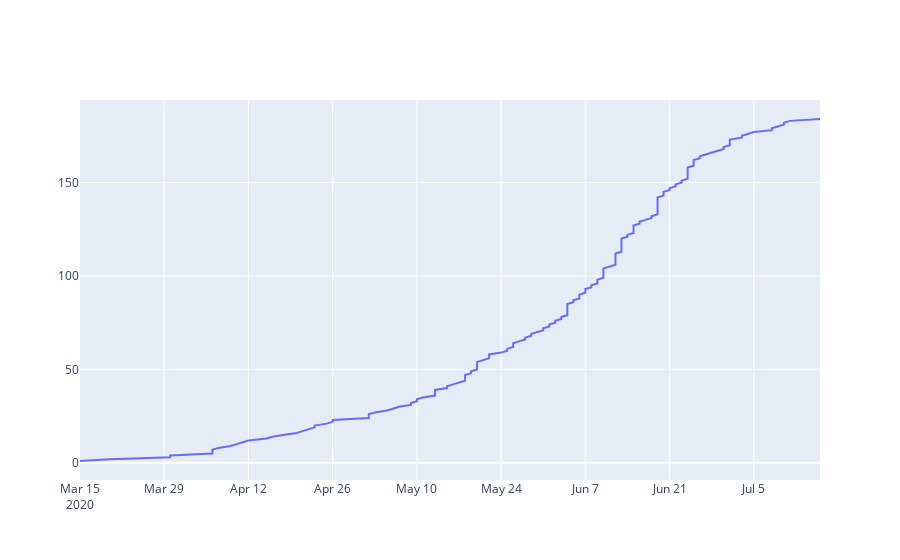

The notebook cell saved with this chart:
### Code cell
trace = go.Scatter(x = data_ses_Miguel_Pereira['dt_evento'],
                   y = data_ses_Miguel_Pereira['total_casos'],
                   mode = 'lines')
dat = [trace]
py.iplot(dat)

### Figure 1 — Plotly figure (JSON) as saved in the notebook; plotly's stock layout.template omitted (floating-point values rounded to 4 significant figures; data arrays with more than 128 entries replaced by an {"elided": "..."} marker saying what was removed)
{"data": [{"mode": "lines", "type": "scatter", "x": {"elided": "184 str values"}, "y": {"elided": "184 int values"}}], "layout": {}}
